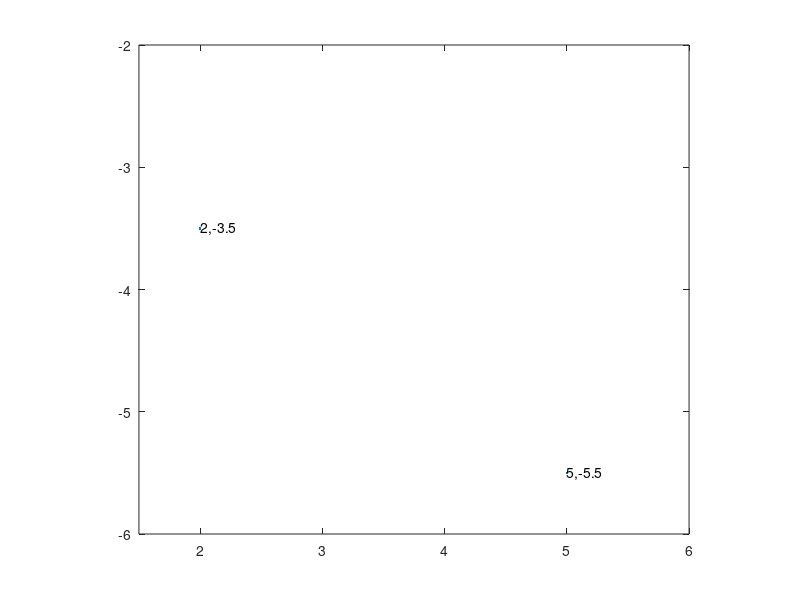

The MATLAB source for this figure: (Note: this script raises an error after producing the figure.)
function [xs,ys] = trode_draw_locations(varargin)

p = inputParser();
p.addParamValue('feducial_markers',[2 5; -3.5 -5.5]);
p.addParamValue('xlim',[1.5, 6]);
p.addParamValue('ylim',[-6,-2]);
p.parse(varargin{:});
opt = p.Results;

disp(['Trace the pic of your drive bottom on transparency, plus feducial ',...
'marks, if you have any.  (if so, xs;ys go in ''feducial_markers''']);

fed_x = opt.feducial_markers(1,:);
fed_y = opt.feducial_markers(2,:);

slope = diff(fed_y)/diff(fed_x);
p1 = fed_x(1) + i*fed_y(1);
%p1 = [fed_x(1), fed_y(1)];
p2 = fed_x(2) + i*fed_y(2);
%p2 = [fed_x(2) + fed_y(2)];
v1 = p2 - p1;
v2 = [2.5];
v3 = v2 * (v1)/abs(v1);
p3 = [real(v3) + real(p1), imag(v3) + imag(p1)];
%p2 = abs(v3).*[cos(v3), sin(v3)]; + p1;
%v_p = dot(v1,v2) / sqrt( sum( v1.^2) );
%p3 = 


%x_range =  fed_x + 1.2*(fed_x - mean(fed_x));
%y_range =  fed_y + 1.2*(fed_y - mean(fed_y));


%fed_x = [fed_x, p3(1)];
%fed_y = [fed_y, p3(2)];

plot(fed_x,fed_y,'.'); hold on;
for n = 1:length(fed_x)
    text(fed_x(n), fed_y(n), [num2str(fed_x(n)),',',num2str(fed_y(n))]);
end

xlim(opt.xlim);
ylim(opt.ylim);

axis equal;

disp(['resize the plot, and flip and rotate the transparency to line up the feducial marks.',...
    'then, click all the trode locations in order 1:max_trode_num.  For a trode number w/ no physical trode,',...
    ' just click a nonsense point.  RET to finish.']);

%xlim([min(x_range), max(x_range)]);
%ylim([min(y_range), max(y_range)]);

[xs,ys] = getpts();

%xlim(sort(x_range));
%ylim(sort(y_range));

plot(xs,ys,'.');
for n = 1:length(xs)
      text(xs(n),ys(n),num2str(n));
end

assignin('base','trode_pos_xs',xs);
assignin('base','trode_pos_ys',ys);

disp(['Assigned points to trode_pos_xs, trode_pos_ys.  Copy em into ratname_rat_conv_table.m if they look right!']);
